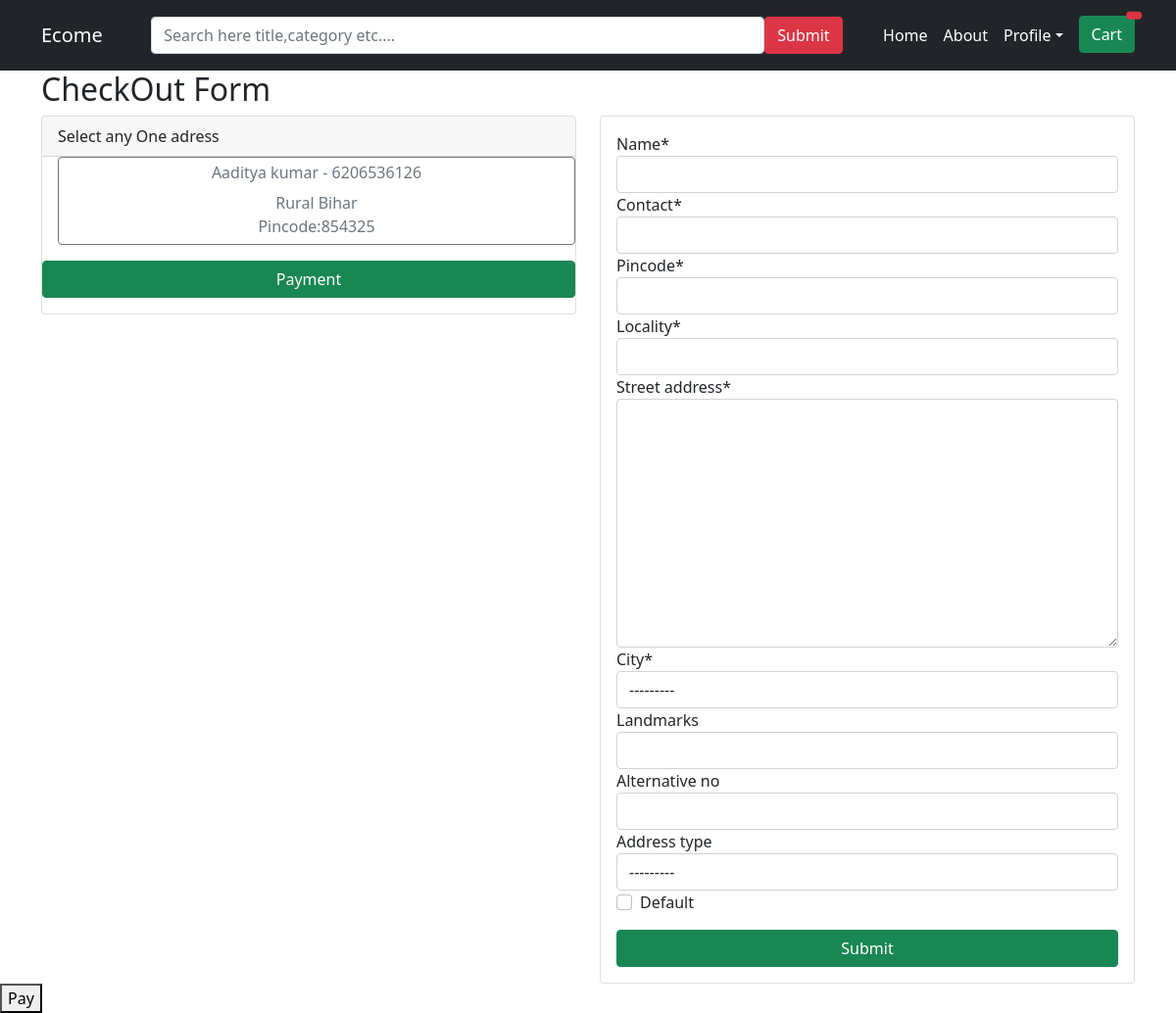
/checkout/ (signed in), run on an earlier commit of the app's database.
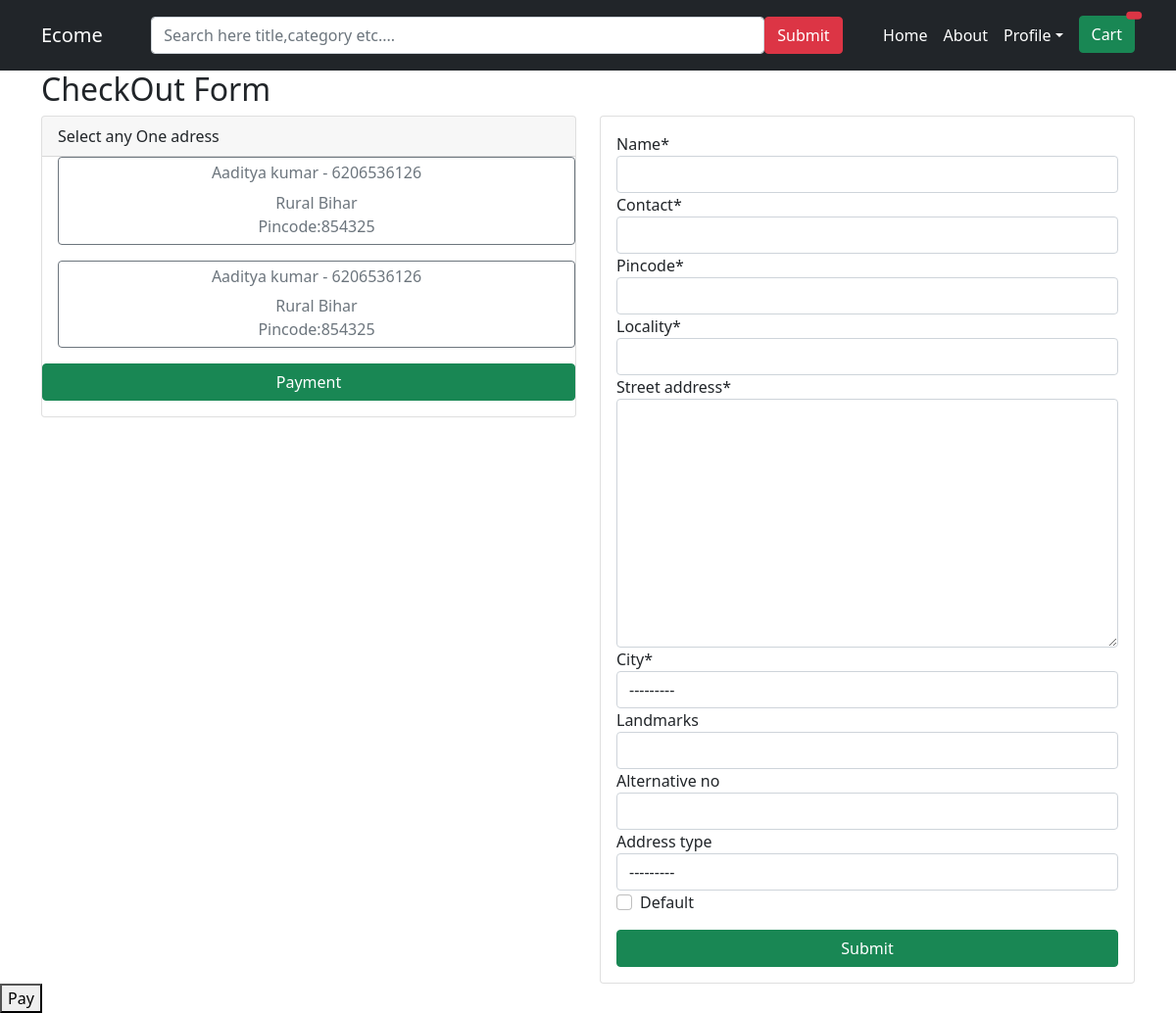
And on a later commit of the database.
### core/models.py (models this page shows)
class Address(models.Model):
    user = models.ForeignKey(settings.AUTH_USER_MODEL,on_delete=models.CASCADE)
    name=models.CharField(max_length=200)
    contact=models.IntegerField()
    pincode=models.IntegerField()
    locality=models.CharField(max_length=200)
    street_address=models.TextField()
    city=models.CharField(choices=CITY_CHOICE,max_length=20)
    city=models.CharField(choices=STATE_CHOICE,max_length=20)
    landmarks=models.CharField(max_length=200,blank=True,null=True)
    alternative_no=models.IntegerField(blank=True,null=True)
    address_type=models.CharField(choices=ADDRESS_CHOICE,blank=True,null=True,max_length=1)
    default=models.BooleanField(default=False)
    class Meta:
        verbose_name_plural="Addresses"

### core/views.py (the view, shortened to what this page needs)
# urls.py: path("checkout/",CheckoutView.as_view(),name="checkout"),
class CheckoutView(View):
    def get(self,*args, **kwargs):
        address=Address.objects.filter(user=self.request.user)
        context={}
        try:
            order=Order.objects.get(user=self.request.user,ordered=False)
            form=CheckoutForm()
            amount = order.get_payable_amount() * 100
            currency = "INR"
            DATA = {
                "amount": amount,
                "currency": currency,
            }
            order_id = razorpay_client.order.create(data=DATA)
            context["order"] = order
            context["form"] = form
            context["address"] = address
            context["razorpay_key"] = settings.RAZOR_KEY_ID
            context["amount"] = order.get_payable_amount()
            context["order_id"] = order_id["id"]
            return render(
                self.request,
                "checkout.html",
                context=context,
            )
        except ObjectDoesNotExist:
            return redirect("core:checkout")

### core/forms.py
class CheckoutForm(forms.ModelForm):
    class Meta:
        model= Address
        exclude=("user",)

### core/models.py (called while the page is built)
    def get_total_discount_price(self):
        return self.qty * self.item.discount_price

    def get_final_price(self):
        if self.item.discount_price:
            return self.get_total_discount_price()
        else:
            return self.get_total_price()

    def get_total(self):
        total=0
        for order_item in self.items.all():
            total +=order_item.get_final_price()
        if self.coupon:
            total -= self.coupon.amount
        return total

    def get_total_tax(self):
        total=self.get_total()
        return round(0.18 * total)

    def get_payable_amount(self):
        return self.get_total_tax() + self.get_total()

### core/templates/checkout.html (shortened to what this page needs)
{% extends 'base.html' %}
{% load crispy_forms_tags %}
{% block content %}
<div class="container">
    <h2>CheckOut Form</h2>
    <div class="row">
        <div class="col-lg-6">
            <div class="card">
                <div class="card-header">Select any One adress</div>
                <form action="{% url 'core:save_Address_Action' %}" method="POST">
                    {% for i in address %}
                    <div class="mb-3 ms-3">
                            <label class="btn btn-outline-secondary w-100" for="i{{forloop.counter}}">
                                <h6>{{i.name}} - {{i.contact}}</h6>
                                <p class="m-0">{{i.locality}} {{i.get_city_display}} {{i.get_state_display}}</p>
                                <p class="m-0">Pincode:{{i.pincode}}</p>
                            </label>
                    </div>
                    {% endfor %}
                    <div class="mb-3">
                        <input type="submit" class="btn btn-success w-100" value="Payment" name="save_address_btn">
                    </div>
                </form>
            </div>
        </div>
        <div class="col-lg-6">
            <div class="card">
                <div class="card-body">
                    <form action="" method="post">
                        {{form|crispy}}
                        <div class="mt-3">
                            <input type="submit" class="btn btn-success w-100" v>
                        </div>
                    </form>
                </div>
            </div>
        </div>
    </div>
</div>
<button id="rzp-button1">Pay</button>
{% endblock  %}

What changed in the data, as far as the page shows it:
added Address: name "Aaditya kumar", contact "6206536126", locality "Rural", city "Bihar", pincode "854325"
